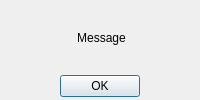
<?xml version="1.0" encoding="UTF-8"?>
<ui version="4.0">
 <class>MeassageDialog</class>
 <widget class="QDialog" name="MeassageDialog">
  <property name="geometry">
   <rect>
    <x>0</x>
    <y>0</y>
    <width>200</width>
    <height>100</height>
   </rect>
  </property>
  <property name="windowTitle">
   <string>Message</string>
  </property>
  <widget class="QDialogButtonBox" name="buttonBox">
   <property name="geometry">
    <rect>
     <x>40</x>
     <y>70</y>
     <width>100</width>
     <height>32</height>
    </rect>
   </property>
   <property name="orientation">
    <enum>Qt::Horizontal</enum>
   </property>
   <property name="standardButtons">
    <set>QDialogButtonBox::Ok</set>
   </property>
  </widget>
  <widget class="QLabel" name="label">
   <property name="geometry">
    <rect>
     <x>6</x>
     <y>12</y>
     <width>191</width>
     <height>51</height>
    </rect>
   </property>
   <property name="text">
    <string>Message</string>
   </property>
   <property name="alignment">
    <set>Qt::AlignCenter</set>
   </property>
   <property name="wordWrap">
    <bool>true</bool>
   </property>
  </widget>
 </widget>
 <resources/>
 <connections>
  <connection>
   <sender>buttonBox</sender>
   <signal>accepted()</signal>
   <receiver>MeassageDialog</receiver>
   <slot>accept()</slot>
   <hints>
    <hint type="sourcelabel">
     <x>248</x>
     <y>254</y>
    </hint>
    <hint type="destinationlabel">
     <x>157</x>
     <y>274</y>
    </hint>
   </hints>
  </connection>
  <connection>
   <sender>buttonBox</sender>
   <signal>rejected()</signal>
   <receiver>MeassageDialog</receiver>
   <slot>reject()</slot>
   <hints>
    <hint type="sourcelabel">
     <x>316</x>
     <y>260</y>
    </hint>
    <hint type="destinationlabel">
     <x>286</x>
     <y>274</y>
    </hint>
   </hints>
  </connection>
 </connections>
</ui>
